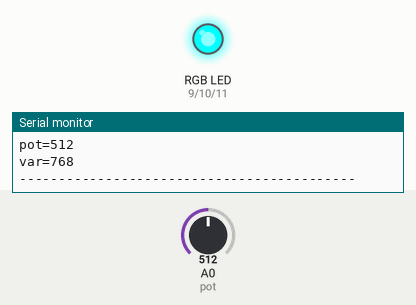
Simulated run of this sketch. Board: Arduino Uno, built with avr-gcc and run on an emulated ATmega328P. Shown: an RGB LED mixed from three pins (HIGH = lit), the last lines printed to the serial monitor. The test bench sets the inputs (shaded band); at power-on: A0 (pot) = 512.

Above: at 1.2 s.
1.3 s: A0 (pot) set to 716
At 2.3 s:
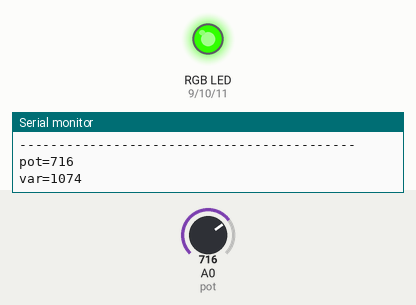
2.8 s: A0 (pot) set to 778
At 3.3 s:
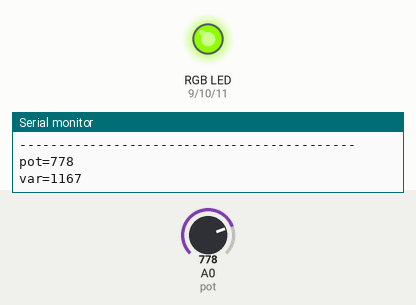
4.3 s: A0 (pot) set to 758
At 5.5 s:
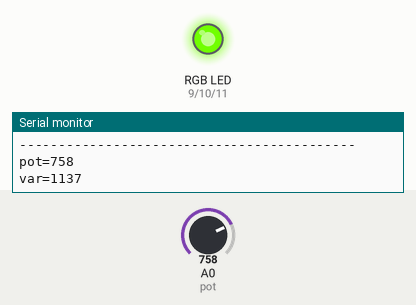
5.8 s: A0 (pot) set to 990
At 6.6 s:
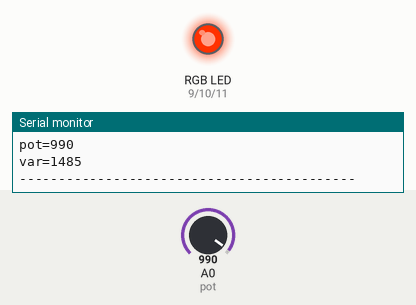
7.3 s: A0 (pot) set to 1016
At 7.7 s:
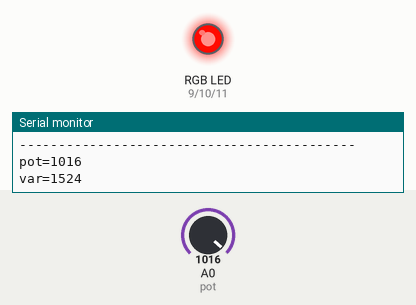
8.8 s: A0 (pot) set to 1023
At 9.6 s:
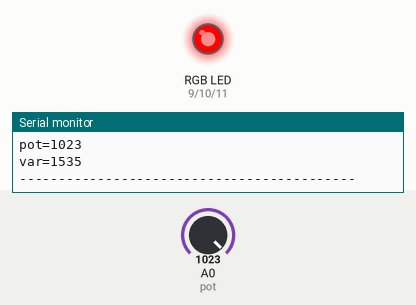
Timing chart, 0 to 11.3 s (numbered marks = the images above; inputs shaded):
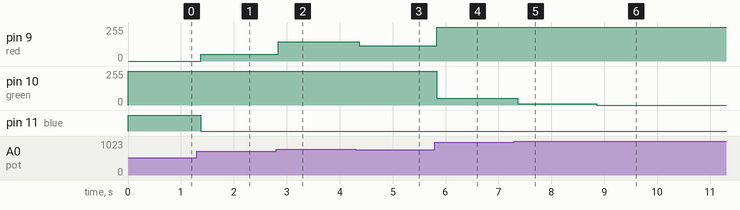

Measured:
- after the input at 1.3 s, pin 9 (red): 0/255 → 50/255 after 0.08 s; pin 11 (blue): HIGH → LOW after 0.08 s
- after the input at 2.8 s, pin 9 (red): 50/255 → 143/255 at once
- after the input at 4.3 s, pin 9 (red): 143/255 → 113/255 after 0.07 s
- after the input at 5.8 s, pin 9 (red): 113/255 → 255/255 at once; pin 10 (green): 255/255 → 50/255 at once
- after the input at 7.3 s, pin 10 (green): 50/255 → 11/255 after 0.07 s
- after the input at 8.8 s, pin 10 (green): 11/255 → 0/255 after 0.05 s

The sketch:

rgbtest.ino
```cpp
const byte red = 9, green = 10, blue = 11, pot = A0;

void setup() {
  // put your setup code here, to run once:
  pinMode(red, OUTPUT);
  pinMode(green, OUTPUT);
  pinMode(blue, OUTPUT);
  pinMode(pot, INPUT);
  Serial.begin(9600);
}

void loop() {
  // put your main code here, to run repeatedly:
  int value = analogRead(pot);
  Serial.println("-------------------------------------------");
  Serial.print("pot=");
  Serial.println(value);
  setColor(map(value, 0, 1023, 0, 1535));
  delay(50);
}

void setColor(int var) {
  Serial.print("var=");
  Serial.println(var);
  byte r, g, b;
  if(var < 256){  // Blue goes up
    r = 255;
    g = 0;
    b = var;
  }else if(var < 512){  // Red goes down  - Bij deze overgang is hij twee keer 255,0,255
    r = 255 - (var - 256);
    g = 0;
    b = 255;
  }else if(var < 768){  // Green goes up
    r = 0;
    g = var - 512;
    b = 255;
  }else if(var < 1024){ // Blue goes down
    r = 0;
    g = 255;
    b = 255 - (var - 768);
  }else if(var < 1280){ // Red goes up
    r = var - 1024;
    g = 255;
    b = 0;
  }else if(var < 1536){ // Green goes down
    r = 255;
    g = 255 - (var - 1280);
    b = 0;
  }

  analogWrite(red, r);
  analogWrite(green, g);
  analogWrite(blue, b);
}
```
